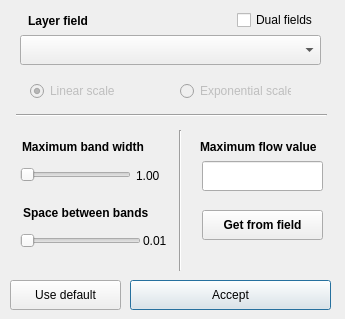
<?xml version="1.0" encoding="UTF-8"?>
<ui version="4.0">
 <class>ui_bandwitdth_scale</class>
 <widget class="QDialog" name="ui_bandwitdth_scale">
  <property name="geometry">
   <rect>
    <x>0</x>
    <y>0</y>
    <width>345</width>
    <height>319</height>
   </rect>
  </property>
  <property name="windowTitle">
   <string>Bandwidth scale</string>
  </property>
  <property name="toolTip">
   <string/>
  </property>
  <widget class="QLabel" name="lbl_space">
   <property name="geometry">
    <rect>
     <x>143</x>
     <y>230</y>
     <width>31</width>
     <height>21</height>
    </rect>
   </property>
   <property name="text">
    <string>0.01</string>
   </property>
  </widget>
  <widget class="QLabel" name="label_2">
   <property name="geometry">
    <rect>
     <x>22</x>
     <y>136</y>
     <width>141</width>
     <height>21</height>
    </rect>
   </property>
   <property name="font">
    <font>
     <pointsize>9</pointsize>
     <weight>75</weight>
     <bold>true</bold>
    </font>
   </property>
   <property name="text">
    <string>Maximum band width</string>
   </property>
  </widget>
  <widget class="QLabel" name="lbl_width">
   <property name="geometry">
    <rect>
     <x>136</x>
     <y>165</y>
     <width>31</width>
     <height>21</height>
    </rect>
   </property>
   <property name="text">
    <string>1.00</string>
   </property>
  </widget>
  <widget class="QSlider" name="slider_band_size">
   <property name="geometry">
    <rect>
     <x>20</x>
     <y>166</y>
     <width>111</width>
     <height>18</height>
    </rect>
   </property>
   <property name="orientation">
    <enum>Qt::Horizontal</enum>
   </property>
  </widget>
  <widget class="QLabel" name="label">
   <property name="geometry">
    <rect>
     <x>23</x>
     <y>202</y>
     <width>141</width>
     <height>21</height>
    </rect>
   </property>
   <property name="font">
    <font>
     <pointsize>9</pointsize>
     <weight>75</weight>
     <bold>true</bold>
    </font>
   </property>
   <property name="text">
    <string>Space between bands</string>
   </property>
  </widget>
  <widget class="QSlider" name="slider_spacer">
   <property name="geometry">
    <rect>
     <x>20</x>
     <y>232</y>
     <width>121</width>
     <height>18</height>
    </rect>
   </property>
   <property name="orientation">
    <enum>Qt::Horizontal</enum>
   </property>
  </widget>
  <widget class="QLabel" name="label_3">
   <property name="geometry">
    <rect>
     <x>200</x>
     <y>136</y>
     <width>131</width>
     <height>21</height>
    </rect>
   </property>
   <property name="font">
    <font>
     <pointsize>9</pointsize>
     <weight>75</weight>
     <bold>true</bold>
    </font>
   </property>
   <property name="text">
    <string>Maximum flow value</string>
   </property>
  </widget>
  <widget class="QLineEdit" name="box_ref_value">
   <property name="geometry">
    <rect>
     <x>202</x>
     <y>161</y>
     <width>121</width>
     <height>30</height>
    </rect>
   </property>
   <property name="font">
    <font>
     <pointsize>9</pointsize>
    </font>
   </property>
   <property name="toolTip">
    <string>&lt;html&gt;&lt;head/&gt;&lt;body&gt;&lt;p&gt;A value of -1 indicates that AequilibraE will look for the maximum value among ALL fields being used in the set of bandwidths&lt;/p&gt;&lt;/body&gt;&lt;/html&gt;</string>
   </property>
  </widget>
  <widget class="QPushButton" name="but_set_scale">
   <property name="geometry">
    <rect>
     <x>130</x>
     <y>280</y>
     <width>201</width>
     <height>30</height>
    </rect>
   </property>
   <property name="font">
    <font>
     <pointsize>9</pointsize>
    </font>
   </property>
   <property name="text">
    <string>Accept</string>
   </property>
  </widget>
  <widget class="QLabel" name="label_4">
   <property name="geometry">
    <rect>
     <x>28</x>
     <y>10</y>
     <width>71</width>
     <height>21</height>
    </rect>
   </property>
   <property name="font">
    <font>
     <pointsize>9</pointsize>
     <weight>75</weight>
     <bold>true</bold>
    </font>
   </property>
   <property name="text">
    <string>Layer field</string>
   </property>
  </widget>
  <widget class="QRadioButton" name="rdo_exponential">
   <property name="enabled">
    <bool>false</bool>
   </property>
   <property name="geometry">
    <rect>
     <x>180</x>
     <y>80</y>
     <width>111</width>
     <height>22</height>
    </rect>
   </property>
   <property name="font">
    <font>
     <pointsize>9</pointsize>
    </font>
   </property>
   <property name="text">
    <string>Exponential scale</string>
   </property>
  </widget>
  <widget class="QRadioButton" name="rdo_linear">
   <property name="enabled">
    <bool>false</bool>
   </property>
   <property name="geometry">
    <rect>
     <x>30</x>
     <y>80</y>
     <width>101</width>
     <height>22</height>
    </rect>
   </property>
   <property name="font">
    <font>
     <pointsize>9</pointsize>
    </font>
   </property>
   <property name="text">
    <string>Linear scale</string>
   </property>
   <property name="checked">
    <bool>true</bool>
   </property>
  </widget>
  <widget class="QPushButton" name="but_reset">
   <property name="geometry">
    <rect>
     <x>202</x>
     <y>210</y>
     <width>121</width>
     <height>30</height>
    </rect>
   </property>
   <property name="font">
    <font>
     <pointsize>9</pointsize>
     <weight>75</weight>
     <bold>true</bold>
    </font>
   </property>
   <property name="text">
    <string>Get from field</string>
   </property>
  </widget>
  <widget class="Line" name="line">
   <property name="geometry">
    <rect>
     <x>170</x>
     <y>130</y>
     <width>20</width>
     <height>141</height>
    </rect>
   </property>
   <property name="orientation">
    <enum>Qt::Vertical</enum>
   </property>
  </widget>
  <widget class="Line" name="line_2">
   <property name="geometry">
    <rect>
     <x>16</x>
     <y>105</y>
     <width>311</width>
     <height>20</height>
    </rect>
   </property>
   <property name="orientation">
    <enum>Qt::Horizontal</enum>
   </property>
  </widget>
  <widget class="QPushButton" name="but_use_default">
   <property name="geometry">
    <rect>
     <x>10</x>
     <y>280</y>
     <width>111</width>
     <height>30</height>
    </rect>
   </property>
   <property name="font">
    <font>
     <pointsize>9</pointsize>
    </font>
   </property>
   <property name="text">
    <string>Use default</string>
   </property>
  </widget>
  <widget class="QCheckBox" name="chb_dual">
   <property name="geometry">
    <rect>
     <x>237</x>
     <y>10</y>
     <width>81</width>
     <height>20</height>
    </rect>
   </property>
   <property name="font">
    <font>
     <pointsize>9</pointsize>
    </font>
   </property>
   <property name="text">
    <string>Dual fields</string>
   </property>
  </widget>
  <widget class="QComboBox" name="cbb_field_to_scale_from">
   <property name="geometry">
    <rect>
     <x>20</x>
     <y>35</y>
     <width>301</width>
     <height>30</height>
    </rect>
   </property>
  </widget>
 </widget>
 <resources/>
 <connections/>
</ui>
